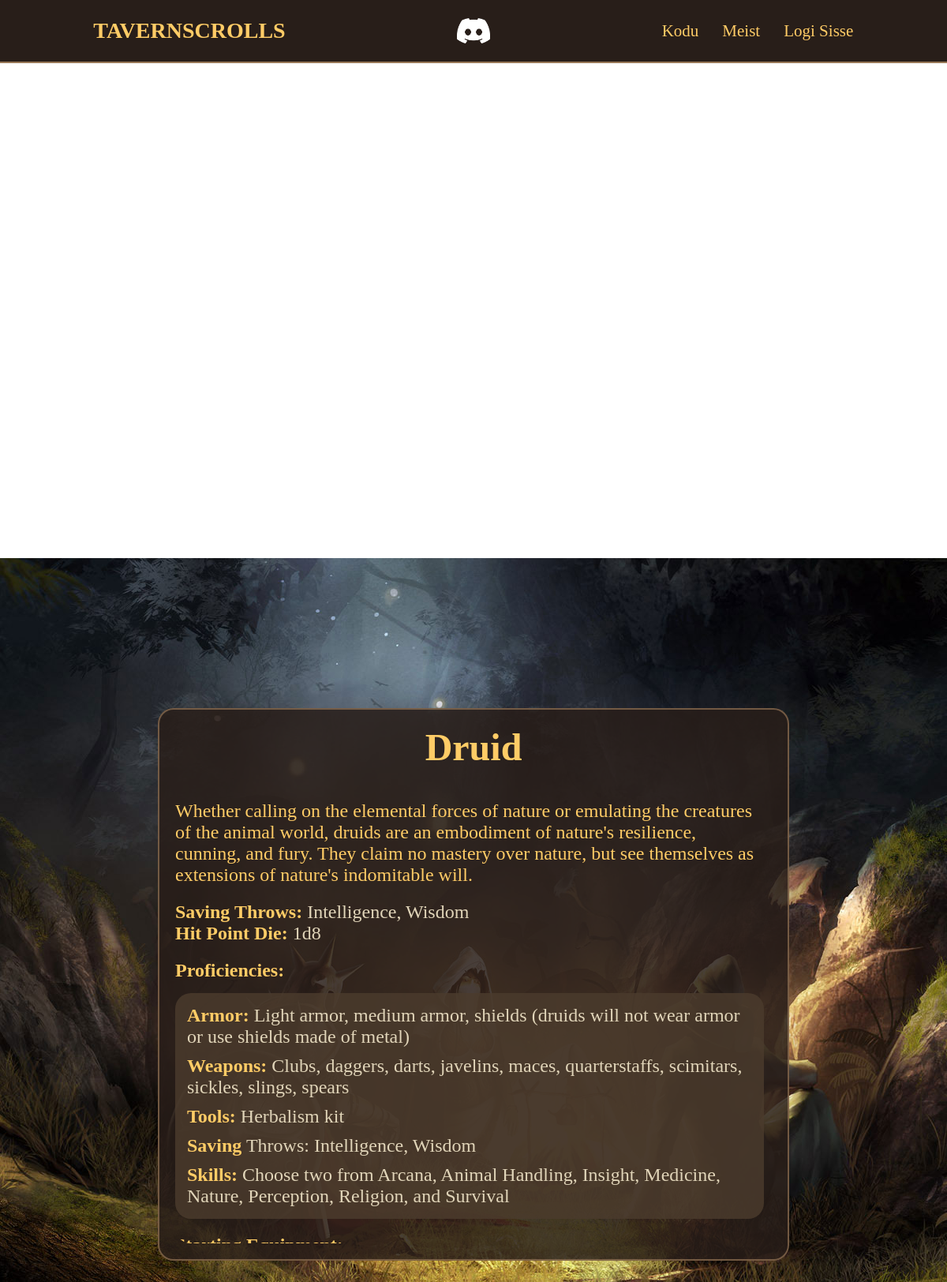
The app's page /klass?nimi=Druid with its own data.
### instance/database.py (models this page shows)
class Klass(db.Model):
    id = db.Column(db.Integer, primary_key=True)
    nimi = db.Column(db.String(20), nullable=False)
    saving_throw = db.Column(db.Text, nullable=False)
    text = db.Column(db.Text, nullable=False)
    hit_points=db.Column(db.String(4), nullable=True)
    proficiencies=db.Column(db.Text, nullable=True)
    equipment=db.Column(db.Text, nullable=True)
    features=db.Column(db.Text, nullable=True)
    lvl1=db.Column(db.Text, nullable=True)
    lvl2 = db.Column(db.Text, nullable=True)
    lvl3 = db.Column(db.Text, nullable=True)
    lvl4 = db.Column(db.Text, nullable=True)
    lvl5 = db.Column(db.Text, nullable=True)
    lvl6 = db.Column(db.Text, nullable=True)
    lvl7 = db.Column(db.Text, nullable=True)
    lvl8 = db.Column(db.Text, nullable=True)
    lvl9 = db.Column(db.Text, nullable=True)
    lvl10 = db.Column(db.Text, nullable=True)
    lvl11 = db.Column(db.Text, nullable=True)
    lvl12 = db.Column(db.Text, nullable=True)
    lvl13 = db.Column(db.Text, nullable=True)
    lvl14 = db.Column(db.Text, nullable=True)
    lvl15 = db.Column(db.Text, nullable=True)
    lvl16 = db.Column(db.Text, nullable=True)
    lvl17 = db.Column(db.Text, nullable=True)
    lvl18 = db.Column(db.Text, nullable=True)
    lvl19 = db.Column(db.Text, nullable=True)
    lvl20 = db.Column(db.Text, nullable=True)
    small_text= db.Column(db.String(60), nullable=True)
    homebrew_id=db.Column(db.Integer, nullable=True)

### main.py (the view)
@app.route('/klass')
def klass_info():
    klass_nimi = request.args.get('nimi')
    klass = Klass.query.filter_by(nimi=klass_nimi).first()
    feature_names = [name.strip() for name in klass.features.split(',')]
    placeholders = ', '.join([f":name{i}" for i in range(len(feature_names))])
    params = {f"name{i}": name for i, name in enumerate(feature_names)}
    query = text(f'SELECT nimi, text FROM Features WHERE nimi IN ({placeholders})')
    results = db.session.execute(query, params).fetchall()
    levels = {}
    for i in range(1, 21):
        val = getattr(klass, f"lvl{i}", None)
        if val:
            levels[i] = val.strip()
    features = {row.nimi: row.text for row in results}
    return render_template('klass_info.html',
                           klass=klass,
                           levels=levels,
                           features=features)

### templates/klass_info.html (shortened to what this page needs)
{% extends 'mall.html' %}
{% block body %}
<div class="class-info-wrapper">
    <div class="class-info-header">
        {% if klass.nimi %}<h1>{{ klass.nimi.strip() }}</h1>{% endif %}
    </div>
    <div class="class-info-container">
        {% if klass.text %}
            <div class="class-info-description">
                <p>{{ klass.text.strip()}}</p>
            </div>
        {% endif %}
        <div class="class-info-traits">
            {% if klass.saving_throw %}
                <p><strong>Saving Throws: </strong>{{ klass.saving_throw.strip() }}</p>
            {% endif %}
            {% if klass.hit_points %}
                <p><strong>Hit Point Die: </strong>{{ klass.hit_points.strip()}}</p>
            {% endif %}
        </div>
        <div class="class-info-proficiencies-container">
            <h4><strong>Proficiencies:</strong></h4>
            <div class="class-info-proficiencies">
                {% if klass.proficiencies %}
                    {% for proficiencies in klass.proficiencies.strip().split('\n') %}
                        <p><strong>{{ proficiencies.split(' ', 1)[0] }}</strong> {{ proficiencies.split(' ', 1)[1] }}</p>
                    {% endfor %}
                {% endif %}
            </div>
        </div>
        <div class="class-info-equipment-container">
            <h4><strong>Starting Equipment:</strong></h4>
        </div>
    </div>
</div>
{% endblock %}

### static/css/kujundus.css (style rules this page uses)
* { margin: 0; padding: 0; box-sizing: border-box; }
body { background-image: url("../Icons/dnd_bg.jpg"); background-repeat: no-repeat; background-position: center center; background-attachment: fixed; background-size: auto; color: #e1d5b9; font-family: 'Cinzel', serif; display: flex; justify-content: center; align-items: center; height: 100vh; }
.class-info-wrapper { display: flex; flex-direction: column; position: absolute; padding: 20px; top: 50%; left: 50%; width: 800px; height: 700px; background-color: rgba(40,30,25,0.85); border: 2px solid rgba(165,130,95,0.6); border-radius: 20px; color: #ffcc66; align-items: center; transform: translate(-50%, -50%); font-size: 24px; }
.class-info-header { margin-bottom: 30px; }
.class-info-container { display: flex; flex-direction: column; width: 100%; border-radius: inherit; gap: 20px; padding-bottom: 10px; overflow-y: auto; padding-right: 10px; -ms-overflow-style: none; }
.class-info-description { margin-top: 10px; }
.class-info-proficiencies, .class-info-equipment, .class-info-class-features-container { display: flex; flex-direction: column; border-radius: 20px; background-color: rgba(75, 60, 45, 0.83); padding: 15px; gap: 10px; font-size: 24px; }
.class-info-traits p, .class-info-proficiencies p, .class-info-equipment p, .class-info-feature p, .class-info-class-feature p { color: #e1d5b9; }
.class-info-traits p strong, .class-info-proficiencies p strong, .class-info-feature p strong, .class-info-class-feature p strong { color: #ffcc66; }
.class-info-proficiencies-container, .class-info-equipment-container, .class-info-features-wrapper, .class-info-class-features-wrapper { display: flex; flex-direction: column; gap: 15px; }

### records on screen
Klass: nimi.strip "Druid", text.strip "Whether calling on the elemental forces of nature or emulating the creatures of the animal world, druids are an embodiment of nature's resilience, cunning, and fury. They claim no mastery over nature, but see themselves as extensions of nature's indomitable will.", saving_throw.strip "Intelligence, Wisdom", hit_points.strip "1d8"

### other values on screen
{{ proficiencies.split(' ', 1)[0] }} "Armor:" "Weapons:" "Tools:" "Saving" "Skills:"
{{ proficiencies.split(' ', 1)[1] }} "Light armor, medium armor, shields (druids will not wear armor or use shields made of metal)" "Clubs, daggers, darts, javelins, maces, quarterstaffs, scimitars, sickles, slings, spears" "Herbalism kit" "Throws: Intelligence, Wisdom" "Choose two from Arcana, Animal Handling, Insight, Medicine, Nature, Perception, Religion, and Survival"
